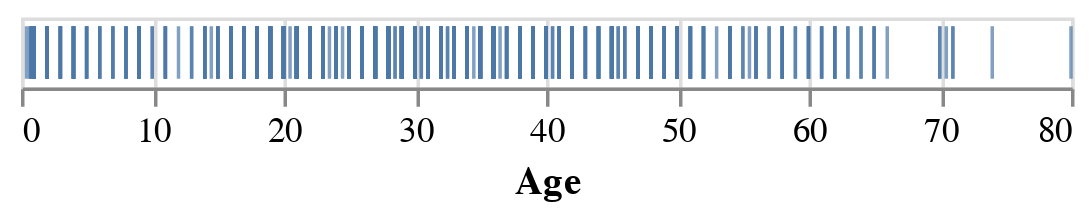

Source (notebook cell):
### Markdown cell above
Ser du bare én vertikal linje? Her tegner diagrammet ett avkrysningsmerke per rad i datasettet, **alle plottet oppå hverandre.** De er plottet rett oppå hverandre fordi vi **ikke** har spesifisert **posisjoner** for disse avkrysningsmerkene ennå.

For å skille punktene fra hverandre visuelt kan vi tilordne ulike *kodingskanaler*, eller *kanaler*, til datakolonner eller *attributer* i datasettet. 

Vi kan for eksempel *kode* feltet `Age` ved hjelp av kanalen `X`, som representerer x-aksen (dvs den horisontale posisjonen) til avkrysningsmerkene. For å spesifisere dette bruker vi metoden `encode()` og kjeder denne funksjonen etter metoden `mark_tick()`:

### Code cell
alt.Chart(titanic).mark_tick().encode(
    alt.X("Age") 
)

### Figure 1 — Vega-Lite specification as saved in the notebook (floating-point values rounded to 4 significant figures; data arrays with more than 128 entries replaced by an {"elided": "..."} marker saying what was removed)
{"config": {"view": {"continuousWidth": 300, "continuousHeight": 300}}, "data": {"name": "data-2f197e4cae7380eb4d030be9f5f6b8b9"}, "mark": {"type": "tick"}, "encoding": {"x": {"field": "Age", "type": "quantitative"}}, "$schema": "https://vega.github.io/schema/vega-lite/v5.20.1.json", "datasets": {"data-2f197e4cae7380eb4d030be9f5f6b8b9": {"elided": "891 records"}}}
